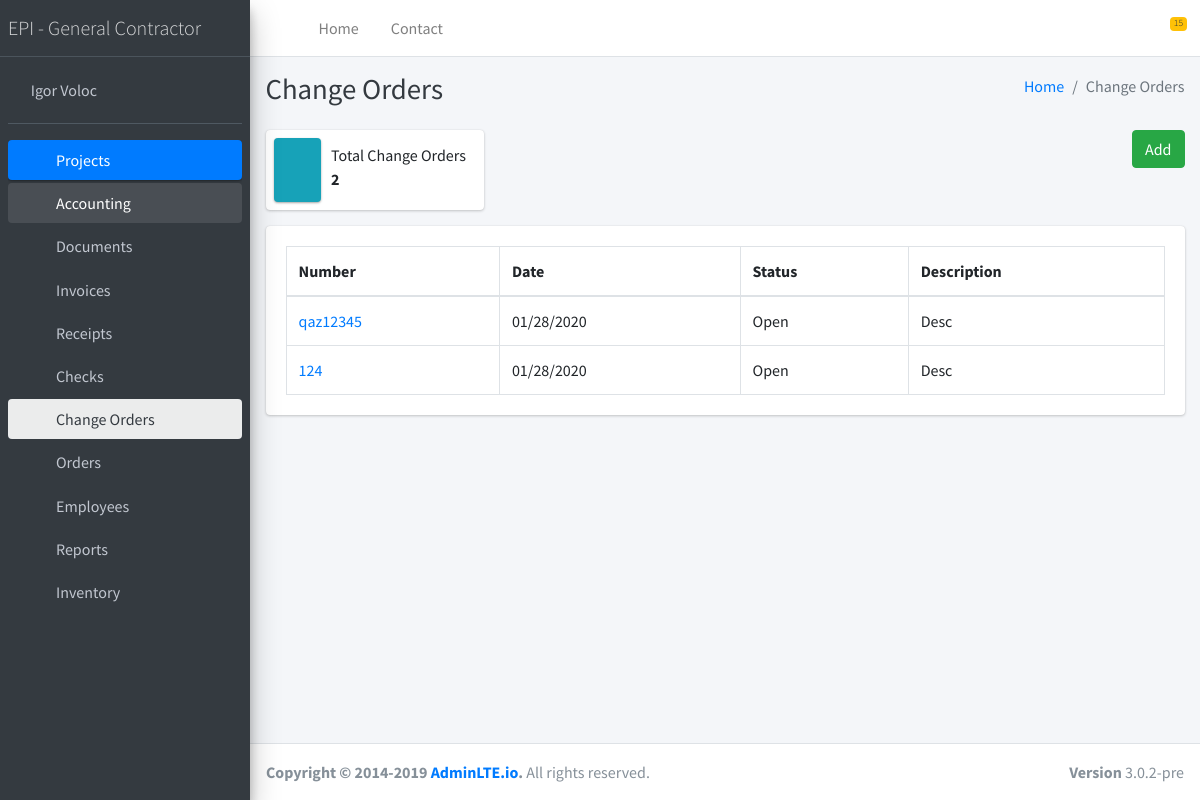
/change_orders/ (signed in), run on the app's committed database.
### change_orders/models.py (models this page shows, shortened)
class Change_order(models.Model):
    status_type = [
        ('Open', 'Open'),
        ('Sent', 'Sent'),
        ('Under Review', 'Under Review'),
        ('Approved', 'Approved'),
        ('Rejected', 'Rejected'),
        ('Canceled', 'Canceled'),
    ]
    status = models.CharField(max_length=255, choices=status_type, default='Open')
    project = models.ForeignKey(Project, models.SET_NULL, blank=True, null=True)
    document = models.ForeignKey(Document, models.SET_NULL, blank=True, null=True)
    invoice = models.ForeignKey(Invoice, models.SET_NULL, blank=True, null=True)
    created_at = models.DateTimeField(auto_now=True)
    updated_at = models.DateTimeField(auto_now_add=True)

### documents/models.py (models this page shows, shortened)
class Document(models.Model):
    number = models.CharField(max_length=255, blank=True)
    date = models.DateTimeField(blank=True)
    description = models.TextField(blank=True)
    amount = models.FloatField(blank=True, default=0)
    statuses = [
        ('Approved', 'Approved'),
        ('Cleared', 'Cleared '),
        ('Draft ', 'Draft '),
        ('In Process', 'In Process'),
        ('Paid ', 'Paid '),
        ('Pending Cancellation', 'Pending Cancellation'),
        ('Pending Review', 'Pending Review'),
        ('Rejected', 'Rejected'),
        ('Submitting ', 'Submitting '),
        ('Unpaid ', 'Unpaid '),
    ]
    status = models.CharField(max_length=255, choices=statuses, default='Pending Review')
    type = models.ForeignKey(Document_type, models.SET_NULL, blank=True, null=True)
    files = models.ManyToManyField(Files_storage)
    created_at = models.DateTimeField(auto_now=True)
    updated_at = models.DateTimeField(auto_now_add=True)

### change_orders/views.py (the view)
def index(request, template_name='change_orders/index.html'):
    list = Change_order.objects.filter()
    data = {
        'list': list
    }
    return render(request, template_name, data)

### templates/change_orders/index.html (shortened to what this page needs)
{% extends 'base.html' %}
{% load static %}
{% block content %}
  <div class="content-wrapper">
    <div class="content-header">
      <div class="container-fluid">
        <div class="row mb-2">
          <div class="col-sm-6">
            <h1 class="m-0 text-dark">Change Orders</h1>
          </div>
          <div class="col-sm-6">
            <ol class="breadcrumb float-sm-right">
              <li class="breadcrumb-item"><a href="#">Home</a></li>
              <li class="breadcrumb-item active">Change Orders</li>
            </ol>
          </div>
        </div>
      </div>
    </div>
    <section class="content">
      <div class="container-fluid">
        <div class="row">
          <div class="col-12 col-sm-6 col-md-3">
            <div class="info-box">
              <span class="info-box-icon bg-info elevation-1"><i class="far fa-money-bill-alt"></i></span>
              <div class="info-box-content">
                <span class="info-box-text">Total Change Orders</span>
                <span class="info-box-number">
                    {{ list.count }}
                </span>
              </div>
            </div>
          </div>
            <div class="col-12 col-sm-6 col-md-3 offset-md-6 text-right">
                <a href="{% url 'change_order_create' %}" class="btn btn-success">Add</a>
            </div>
        </div>
          <div class="row">
          <div class="col-12">
          <div class="card">
              <div class="card-body">
                <table id="inspection_table" class="table table-bordered table-condensed">
                  <thead>
                    <tr>
                        <th>Number</th>
                        <th>Date</th>
                        <th>Status</th>
                        <th>Description</th>
                    </tr>
                  </thead>
                  <tbody>
                    {% for item in list %}
                    <tr>
                        <td><a href="{% url 'change_order_read' item.id %}">{{ item.document.number }}</a></td>
                        <td>{{ item.document.date|date:'m/d/Y' }}</td>
                        <td>{{ item.status }}</td>
                        <td>{{ item.document.description|slice:100 }}</td>
                    </tr>
                  {% endfor %}
                  </tbody>
                </table>
              </div>
            </div>
          </div>
        </div>
      </div>
    </section>
  </div>
{% endblock content %}

### templates/include/sidebar.html (shortened to what this page needs)
{% load static %}
<aside class="main-sidebar sidebar-dark-primary elevation-4">
    <a href="#" class="brand-link">
   <span class="brand-text font-weight-light">EPI - General Contractor</span>
   </a>
    <div class="sidebar">
        <div class="user-panel mt-3 pb-3 mb-3 d-flex">
            <div class="image">
            </div>
            <div class="info">
                <a href="#" class="d-block">{{ user.first_name }} {{ user.last_name }}</a>
            </div>
        </div>
        <nav class="mt-2">
            <ul class="nav nav-pills nav-sidebar flex-column" data-widget="treeview" role="menu" data-accordion="false">
                <li class="nav-item has-treeview">
                    <a href="#" class="nav-link active">
                        <i class="nav-icon far fa-building"></i>
                        <p>Projects <i class="fas fa-angle-left right"></i></p>
                    </a>
                </li>
                <li class="nav-item has-treeview menu-open">
                    <a href="#" class="nav-link">
                        <i class="nav-icon fas fa-calculator"></i>
                        <p>Accounting <i class="fas fa-angle-left right"></i></p>
                    </a>
                    <ul class="nav nav-treeview">
                        <li class="nav-item ">
                            <a href="{% url 'document_index' %}" class="nav-link {% if '/documents/' == request.path %}active{% endif %}">
                                <i class="nav-icon fas fa-file-invoice-dollar"></i>
                                <p>Documents</p>
                            </a>
                        </li>
                        <li class="nav-item ">
                            <a href="{% url 'invoice_index' %}" class="nav-link {% if '/invoices/' == request.path %}active{% endif %}">
                                <i class="nav-icon fas fa-file-invoice"></i>
                                <p>Invoices</p>
                            </a>
                        </li>
                        <li class="nav-item ">
                            <a href="{% url 'receipt_index' %}" class="nav-link {% if '/invoices/' == request.path %}active{% endif %}">
                                <i class="nav-icon fas fa-receipt"></i>
                                <p>Receipts</p>
                            </a>
                        </li>
                        <li class="nav-item">
                            <a href="{% url 'check_index' %}" class="nav-link">
                                <i class="nav-icon far fa-money-bill-alt"></i>
                                <p>Checks</p>
                            </a>
                        </li>
                        <li class="nav-item">
                            <a href="{% url 'change_order_index' %}" class="nav-link {% if 'change_orders' in request.path %}active{% endif %}">
                                <i class="nav-icon fas fa-file-contract"></i>
                                <p>Change Orders</p>
                            </a>
                        </li>
                        <li class="nav-item ">
                            <a href="{% url 'order_index' %}" class="nav-link {% if '/orders/' == request.path %}active{% endif %}">
                                <i class="nav-icon fas fa-file-invoice-dollar"></i>
                                <p>Orders</p>
                            </a>
                        </li>
                    </ul>
                </li>
                <li class="nav-item has-treeview">
                    <a href="#" class="nav-link">
                        <i class="nav-icon fas fa-users"></i>
                        <p>Employees <i class="fas fa-angle-left right"></i></p>
                    </a>
                </li>
                <li class="nav-item has-treeview">
                    <a href="#" class="nav-link">
                        <i class="nav-icon fas fa-chart-pie"></i>
                        <p>Reports <i class="fas fa-angle-left right"></i></p>
                    </a>
                </li>
                <li class="nav-item has-treeview">
                    <a href="#" class="nav-link">
                        <i class="nav-icon fas fa-warehouse"></i>
                        <p>Inventory <i class="fas fa-angle-left right"></i></p>
                    </a>
                </li>
            </ul>
        </nav>
    </div>
</aside>

### data on the page
Change_order: document.number "qaz12345", document "01/28/2020", status "Open", document.description "Desc"
Change_order: document.number "124", document "01/28/2020", status "Open", document.description "Desc"

### other printed values
{{ user.first_name }} "Igor"
{{ user.last_name }} "Voloc"
{{ list.count }} "2"
